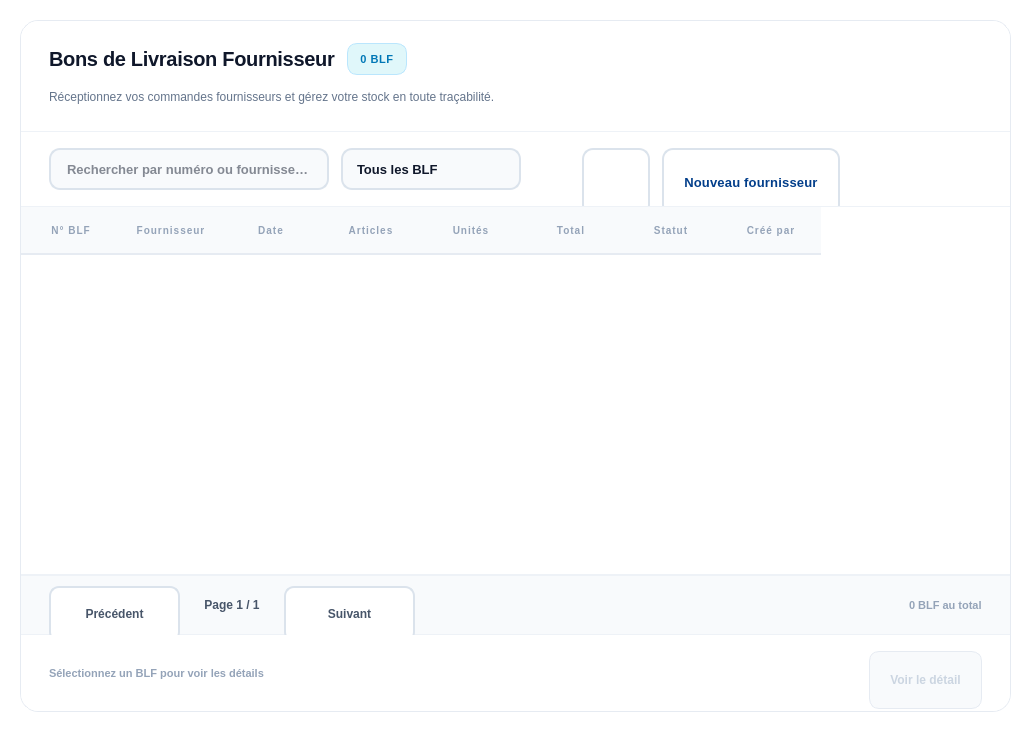
<?xml version="1.0" encoding="UTF-8"?>
<ui version="4.0">
 <class>PageBLF</class>
 <widget class="QWidget" name="PageBLF">
  <property name="geometry">
   <rect>
    <x>0</x>
    <y>0</y>
    <width>1031</width>
    <height>732</height>
   </rect>
  </property>
  <property name="windowTitle">
   <string>Bons de Livraison</string>
  </property>
  <property name="styleSheet">
   <string notr="true">/* ============================================================
   NOVA PHARMA — PAGE BLF (design system v2)
   ============================================================ */

QWidget#PageBLF {
    background-color: transparent;
}

/* ══════════════ CARTE PRINCIPALE ══════════════ */
QFrame#main_card {
    background-color: #ffffff;
    border: 1px solid #e6ebf2;
    border-radius: 18px;
}

/* ══════════════ HEADER ══════════════ */
QFrame#header_frame {
    background-color: #ffffff;
    border-top-left-radius: 18px;
    border-top-right-radius: 18px;
    border: none;
}
QLabel#header_title {
    color: #0f172a;
    font-size: 20px;
    font-weight: 800;
    letter-spacing: -0.3px;
    background: transparent;
}
QLabel#header_subtitle {
    color: #64748b;
    font-size: 12px;
    background: transparent;
}
QLabel#header_badge {
    color: #0077B6;
    font-size: 11px;
    font-weight: 800;
    letter-spacing: 0.5px;
    background-color: #e0f7fa;
    border: 1px solid #bae6fd;
    border-radius: 10px;
    padding: 5px 12px;
}

/* ══════════════ BARRE DE SÉPARATION ══════════════ */
QFrame#header_sep {
    background-color: #eef2f7;
    border: none;
    min-height: 1px;
    max-height: 1px;
}

/* ══════════════ TOOLBAR ══════════════ */
QFrame#toolbar_frame {
    background-color: #ffffff;
    border: none;
}
QLineEdit#search_input {
    background-color: #f8fafc;
    border: 1.5px solid #dbe3ec;
    border-radius: 11px;
    padding: 10px 14px;
    color: #0f172a;
    font-size: 13px;
    font-weight: 500;
    selection-background-color: #bfdbfe;
}
QLineEdit#search_input:hover { border-color: #b9c6d8; }
QLineEdit#search_input:focus {
    background-color: #ffffff;
    border: 1.5px solid #0077B6;
}

QComboBox#filter_combo {
    background-color: #f8fafc;
    border: 1.5px solid #dbe3ec;
    border-radius: 11px;
    padding: 10px 14px;
    color: #0f172a;
    font-size: 13px;
    font-weight: 600;
}
QComboBox#filter_combo:hover { border-color: #b9c6d8; }
QComboBox#filter_combo:focus { border-color: #0077B6; }
QComboBox#filter_combo::drop-down { border: none; width: 26px; }
QComboBox#filter_combo::down-arrow {
    image: url(:/Icon/Icons/chevron-down.svg);
    width: 12px; height: 12px;
}
QComboBox#filter_combo QAbstractItemView {
    background-color: #ffffff;
    border: 1px solid #e6ebf2;
    border-radius: 10px;
    padding: 6px;
    selection-background-color: #eff6ff;
    selection-color: #0077B6;
    outline: none;
}

QPushButton#btn_refresh {
    background-color: #ffffff;
    color: #475569;
    border: 1.5px solid #dbe3ec;
    border-radius: 11px;
    padding: 11px;
    min-width: 42px;
    max-width: 42px;
    min-height: 42px;
}
QPushButton#btn_refresh:hover {
    background-color: #f8fafc;
    border-color: #c3cedd;
    color: #0f172a;
}
QPushButton#btn_refresh:pressed { background-color: #eef2f7; }

/* ─── Bouton &quot;Nouveau fournisseur&quot; (blanc / outline bleu) ─── */
QPushButton#btn_new_supplier {
    background-color: #ffffff;
    color: #023E8A;
    border: 1.5px solid #dbe3ec;
    border-radius: 11px;
    padding: 11px 20px;
    font-size: 13px;
    font-weight: 700;
    letter-spacing: 0.2px;
    min-height: 42px;
}
QPushButton#btn_new_supplier:hover {
    background-color: #eff6ff;
    border-color: #bfdbfe;
    color: #0077B6;
}
QPushButton#btn_new_supplier:pressed {
    background-color: #dbeafe;
    border-color: #93c5fd;
}

/* ─── Bouton &quot;Nouveau BLF&quot; (primaire dégradé) ─── */
QPushButton#btn_new {
    background: qlineargradient(x1:0, y1:0, x2:1, y2:0,
        stop:0 #0077B6, stop:1 #00B4D8);
    color: #ffffff;
    border: none;
    border-radius: 11px;
    padding: 11px 22px;
    font-size: 13px;
    font-weight: 800;
    letter-spacing: 0.2px;
    min-height: 42px;
}
QPushButton#btn_new:hover {
    background: qlineargradient(x1:0, y1:0, x2:1, y2:0,
        stop:0 #023E8A, stop:1 #0077B6);
}
QPushButton#btn_new:pressed { background: #023E8A; }

/* ══════════════ TABLE ══════════════ */
QTableWidget#blf_table {
    background-color: #ffffff;
    alternate-background-color: #fbfcfe;
    border: none;
    border-top: 1px solid #eef2f7;
    border-bottom: 1px solid #eef2f7;
    gridline-color: transparent;
    outline: none;
    color: #334155;
    font-size: 13px;
}
QTableWidget#blf_table::item {
    padding: 12px 8px;
    border-bottom: 1px solid #f1f5f9;
    color: #334155;
}
QTableWidget#blf_table::item:hover {
    background-color: #f8fafc;
}
QTableWidget#blf_table::item:selected {
    background-color: #eff6ff;
    color: #0077B6;
}

QHeaderView {
    background-color: transparent;
    border: none;
}
QHeaderView::section {
    background-color: #f8fafc;
    color: #94a3b8;
    padding: 14px 10px;
    border: none;
    border-bottom: 2px solid #e6ebf2;
    font-size: 10px;
    font-weight: 800;
    letter-spacing: 1px;
    text-transform: uppercase;
}
QTableCornerButton::section {
    background-color: #f8fafc;
    border: none;
}

/* ══════════════ PAGINATION ══════════════ */
QFrame#pagination_frame {
    background-color: #f8fafc;
    border: none;
    border-top: 1px solid #eef2f7;
    border-bottom: 1px solid #eef2f7;
}
QPushButton#btn_prev,
QPushButton#btn_next {
    background-color: #ffffff;
    color: #475569;
    border: 1.5px solid #dbe3ec;
    border-radius: 10px;
    padding: 8px 16px;
    font-size: 12px;
    font-weight: 700;
    min-width: 95px;
    min-height: 36px;
}
QPushButton#btn_prev:hover:enabled,
QPushButton#btn_next:hover:enabled {
    background-color: #eff6ff;
    border-color: #93c5fd;
    color: #0077B6;
}
QPushButton#btn_prev:disabled,
QPushButton#btn_next:disabled {
    background-color: #f1f5f9;
    color: #cbd5e1;
    border-color: #e6ebf2;
}
QLabel#page_info {
    color: #475569;
    font-size: 12px;
    font-weight: 700;
    background: transparent;
    padding: 0 16px;
}
QLabel#total_info {
    color: #94a3b8;
    font-size: 11px;
    font-weight: 600;
    background: transparent;
}

/* ══════════════ ACTIONS (footer) ══════════════ */
QFrame#actions_frame {
    background-color: #ffffff;
    border-bottom-left-radius: 18px;
    border-bottom-right-radius: 18px;
    border: none;
}
QLabel#hint_selection {
    color: #94a3b8;
    font-size: 11px;
    font-weight: 600;
    background: transparent;
}
QPushButton#btn_view {
    background-color: #eff6ff;
    color: #0077B6;
    border: 1px solid #dbeafe;
    border-radius: 10px;
    padding: 9px 20px;
    font-size: 12px;
    font-weight: 700;
    min-height: 38px;
}
QPushButton#btn_view:hover:enabled {
    background-color: #dbeafe;
    border-color: #93c5fd;
}
QPushButton#btn_view:disabled {
    background-color: #f8fafc;
    color: #cbd5e1;
    border-color: #e6ebf2;
}

/* ══════════════ SCROLLBAR ══════════════ */
QScrollBar:vertical {
    border: none;
    background: transparent;
    width: 10px;
    margin: 2px;
}
QScrollBar::handle:vertical {
    background: #cbd5e1;
    min-height: 32px;
    border-radius: 5px;
}
QScrollBar::handle:vertical:hover { background: #94a3b8; }
QScrollBar::add-line:vertical,
QScrollBar::sub-line:vertical {
    height: 0px;
    background: transparent;
}
QScrollBar::add-page:vertical,
QScrollBar::sub-page:vertical {
    background: transparent;
}
</string>
  </property>
  <layout class="QVBoxLayout" name="root_layout">
   <property name="spacing">
    <number>0</number>
   </property>
   <property name="leftMargin">
    <number>20</number>
   </property>
   <property name="topMargin">
    <number>20</number>
   </property>
   <property name="rightMargin">
    <number>20</number>
   </property>
   <property name="bottomMargin">
    <number>20</number>
   </property>
   <item>
    <widget class="QFrame" name="main_card">
     <property name="frameShape">
      <enum>QFrame::Shape::NoFrame</enum>
     </property>
     <layout class="QVBoxLayout" name="main_card_layout">
      <property name="spacing">
       <number>0</number>
      </property>
      <property name="leftMargin">
       <number>0</number>
      </property>
      <property name="topMargin">
       <number>0</number>
      </property>
      <property name="rightMargin">
       <number>0</number>
      </property>
      <property name="bottomMargin">
       <number>0</number>
      </property>
      <item>
       <widget class="QFrame" name="header_frame">
        <property name="minimumSize">
         <size>
          <width>0</width>
          <height>110</height>
         </size>
        </property>
        <property name="maximumSize">
         <size>
          <width>16777215</width>
          <height>110</height>
         </size>
        </property>
        <property name="frameShape">
         <enum>QFrame::Shape::NoFrame</enum>
        </property>
        <layout class="QVBoxLayout" name="header_layout">
         <property name="spacing">
          <number>6</number>
         </property>
         <property name="leftMargin">
          <number>28</number>
         </property>
         <property name="topMargin">
          <number>22</number>
         </property>
         <property name="rightMargin">
          <number>28</number>
         </property>
         <property name="bottomMargin">
          <number>18</number>
         </property>
         <item>
          <layout class="QHBoxLayout" name="title_row">
           <property name="spacing">
            <number>12</number>
           </property>
           <item>
            <widget class="QLabel" name="header_title">
             <property name="text">
              <string>Bons de Livraison Fournisseur</string>
             </property>
            </widget>
           </item>
           <item>
            <widget class="QLabel" name="header_badge">
             <property name="text">
              <string>0 BLF</string>
             </property>
             <property name="alignment">
              <set>Qt::AlignmentFlag::AlignCenter</set>
             </property>
            </widget>
           </item>
           <item>
            <spacer name="title_spacer">
             <property name="orientation">
              <enum>Qt::Orientation::Horizontal</enum>
             </property>
             <property name="sizeHint" stdset="0">
              <size>
               <width>0</width>
               <height>0</height>
              </size>
             </property>
            </spacer>
           </item>
          </layout>
         </item>
         <item>
          <widget class="QLabel" name="header_subtitle">
           <property name="text">
            <string>Réceptionnez vos commandes fournisseurs et gérez votre stock en toute traçabilité.</string>
           </property>
          </widget>
         </item>
        </layout>
       </widget>
      </item>
      <item>
       <widget class="QFrame" name="header_sep">
        <property name="frameShape">
         <enum>QFrame::Shape::NoFrame</enum>
        </property>
       </widget>
      </item>
      <item>
       <widget class="QFrame" name="toolbar_frame">
        <property name="minimumSize">
         <size>
          <width>0</width>
          <height>74</height>
         </size>
        </property>
        <property name="maximumSize">
         <size>
          <width>16777215</width>
          <height>74</height>
         </size>
        </property>
        <property name="frameShape">
         <enum>QFrame::Shape::NoFrame</enum>
        </property>
        <layout class="QHBoxLayout" name="toolbar_layout">
         <property name="spacing">
          <number>12</number>
         </property>
         <property name="leftMargin">
          <number>28</number>
         </property>
         <property name="topMargin">
          <number>16</number>
         </property>
         <property name="rightMargin">
          <number>28</number>
         </property>
         <property name="bottomMargin">
          <number>16</number>
         </property>
         <item>
          <widget class="QLineEdit" name="search_input">
           <property name="minimumSize">
            <size>
             <width>280</width>
             <height>42</height>
            </size>
           </property>
           <property name="maximumSize">
            <size>
             <width>450</width>
             <height>42</height>
            </size>
           </property>
           <property name="placeholderText">
            <string>Rechercher par numéro ou fournisseur…</string>
           </property>
           <property name="clearButtonEnabled">
            <bool>true</bool>
           </property>
          </widget>
         </item>
         <item>
          <widget class="QComboBox" name="filter_combo">
           <property name="minimumSize">
            <size>
             <width>180</width>
             <height>42</height>
            </size>
           </property>
           <property name="maximumSize">
            <size>
             <width>200</width>
             <height>42</height>
            </size>
           </property>
           <item>
            <property name="text">
             <string>Tous les BLF</string>
            </property>
           </item>
           <item>
            <property name="text">
             <string>Brouillons</string>
            </property>
           </item>
           <item>
            <property name="text">
             <string>Validées</string>
            </property>
           </item>
           <item>
            <property name="text">
             <string>Annulées</string>
            </property>
           </item>
          </widget>
         </item>
         <item>
          <spacer name="toolbar_spacer">
           <property name="orientation">
            <enum>Qt::Orientation::Horizontal</enum>
           </property>
           <property name="sizeHint" stdset="0">
            <size>
             <width>0</width>
             <height>0</height>
            </size>
           </property>
          </spacer>
         </item>
         <item>
          <widget class="QPushButton" name="btn_refresh">
           <property name="cursor">
            <cursorShape>PointingHandCursor</cursorShape>
           </property>
           <property name="toolTip">
            <string>Actualiser la liste</string>
           </property>
           <property name="text">
            <string/>
           </property>
           <property name="icon">
            <iconset resource="../Icon.qrc">
             <normaloff>:/Icon/Icons/refresh.svg</normaloff>:/Icon/Icons/refresh.svg</iconset>
           </property>
           <property name="iconSize">
            <size>
             <width>16</width>
             <height>16</height>
            </size>
           </property>
          </widget>
         </item>
         <item>
          <widget class="QPushButton" name="btn_new_supplier">
           <property name="cursor">
            <cursorShape>PointingHandCursor</cursorShape>
           </property>
           <property name="toolTip">
            <string>Ajouter un fournisseur à votre répertoire</string>
           </property>
           <property name="text">
            <string>Nouveau fournisseur</string>
           </property>
           <property name="icon">
            <iconset resource="../Icon.qrc">
             <normaloff>:/Icon/Icons/truck.svg</normaloff>:/Icon/Icons/truck.svg</iconset>
           </property>
           <property name="iconSize">
            <size>
             <width>16</width>
             <height>16</height>
            </size>
           </property>
          </widget>
         </item>
         <item>
          <widget class="QPushButton" name="btn_new">
           <property name="cursor">
            <cursorShape>PointingHandCursor</cursorShape>
           </property>
           <property name="text">
            <string>Nouveau BLF</string>
           </property>
           <property name="icon">
            <iconset resource="../Icon.qrc">
             <normaloff>:/Icon/Icons/plus_white.svg</normaloff>:/Icon/Icons/plus_white.svg</iconset>
           </property>
           <property name="iconSize">
            <size>
             <width>16</width>
             <height>16</height>
            </size>
           </property>
          </widget>
         </item>
        </layout>
       </widget>
      </item>
      <item>
       <widget class="QTableWidget" name="blf_table">
        <property name="minimumSize">
         <size>
          <width>0</width>
          <height>360</height>
         </size>
        </property>
        <property name="contextMenuPolicy">
         <enum>Qt::ContextMenuPolicy::CustomContextMenu</enum>
        </property>
        <property name="editTriggers">
         <set>QAbstractItemView::EditTrigger::NoEditTriggers</set>
        </property>
        <property name="alternatingRowColors">
         <bool>true</bool>
        </property>
        <property name="selectionMode">
         <enum>QAbstractItemView::SelectionMode::SingleSelection</enum>
        </property>
        <property name="selectionBehavior">
         <enum>QAbstractItemView::SelectionBehavior::SelectRows</enum>
        </property>
        <property name="verticalScrollMode">
         <enum>QAbstractItemView::ScrollMode::ScrollPerPixel</enum>
        </property>
        <property name="showGrid">
         <bool>false</bool>
        </property>
        <property name="sortingEnabled">
         <bool>false</bool>
        </property>
        <attribute name="verticalHeaderVisible">
         <bool>false</bool>
        </attribute>
        <attribute name="verticalHeaderDefaultSectionSize">
         <number>52</number>
        </attribute>
        <column>
         <property name="text">
          <string>N° BLF</string>
         </property>
        </column>
        <column>
         <property name="text">
          <string>Fournisseur</string>
         </property>
        </column>
        <column>
         <property name="text">
          <string>Date</string>
         </property>
        </column>
        <column>
         <property name="text">
          <string>Articles</string>
         </property>
        </column>
        <column>
         <property name="text">
          <string>Unités</string>
         </property>
        </column>
        <column>
         <property name="text">
          <string>Total</string>
         </property>
        </column>
        <column>
         <property name="text">
          <string>Statut</string>
         </property>
        </column>
        <column>
         <property name="text">
          <string>Créé par</string>
         </property>
        </column>
       </widget>
      </item>
      <item>
       <widget class="QFrame" name="pagination_frame">
        <property name="minimumSize">
         <size>
          <width>0</width>
          <height>60</height>
         </size>
        </property>
        <property name="maximumSize">
         <size>
          <width>16777215</width>
          <height>60</height>
         </size>
        </property>
        <property name="frameShape">
         <enum>QFrame::Shape::NoFrame</enum>
        </property>
        <layout class="QHBoxLayout" name="pagination_layout">
         <property name="spacing">
          <number>8</number>
         </property>
         <property name="leftMargin">
          <number>28</number>
         </property>
         <property name="topMargin">
          <number>10</number>
         </property>
         <property name="rightMargin">
          <number>28</number>
         </property>
         <property name="bottomMargin">
          <number>10</number>
         </property>
         <item>
          <widget class="QPushButton" name="btn_prev">
           <property name="cursor">
            <cursorShape>PointingHandCursor</cursorShape>
           </property>
           <property name="layoutDirection">
            <enum>Qt::LayoutDirection::RightToLeft</enum>
           </property>
           <property name="text">
            <string>Précédent</string>
           </property>
           <property name="icon">
            <iconset resource="../Icon.qrc">
             <normaloff>:/Icon/Icons/chevron-left.svg</normaloff>:/Icon/Icons/chevron-left.svg</iconset>
           </property>
           <property name="iconSize">
            <size>
             <width>12</width>
             <height>12</height>
            </size>
           </property>
          </widget>
         </item>
         <item>
          <widget class="QLabel" name="page_info">
           <property name="text">
            <string>Page 1 / 1</string>
           </property>
           <property name="alignment">
            <set>Qt::AlignmentFlag::AlignCenter</set>
           </property>
          </widget>
         </item>
         <item>
          <widget class="QPushButton" name="btn_next">
           <property name="cursor">
            <cursorShape>PointingHandCursor</cursorShape>
           </property>
           <property name="text">
            <string>Suivant</string>
           </property>
           <property name="icon">
            <iconset resource="../Icon.qrc">
             <normaloff>:/Icon/Icons/chevron-right.svg</normaloff>:/Icon/Icons/chevron-right.svg</iconset>
           </property>
           <property name="iconSize">
            <size>
             <width>12</width>
             <height>12</height>
            </size>
           </property>
          </widget>
         </item>
         <item>
          <spacer name="pagination_spacer">
           <property name="orientation">
            <enum>Qt::Orientation::Horizontal</enum>
           </property>
           <property name="sizeHint" stdset="0">
            <size>
             <width>0</width>
             <height>0</height>
            </size>
           </property>
          </spacer>
         </item>
         <item>
          <widget class="QLabel" name="total_info">
           <property name="text">
            <string>0 BLF au total</string>
           </property>
          </widget>
         </item>
        </layout>
       </widget>
      </item>
      <item>
       <widget class="QFrame" name="actions_frame">
        <property name="minimumSize">
         <size>
          <width>0</width>
          <height>76</height>
         </size>
        </property>
        <property name="maximumSize">
         <size>
          <width>16777215</width>
          <height>76</height>
         </size>
        </property>
        <property name="frameShape">
         <enum>QFrame::Shape::NoFrame</enum>
        </property>
        <layout class="QHBoxLayout" name="actions_layout">
         <property name="spacing">
          <number>10</number>
         </property>
         <property name="leftMargin">
          <number>28</number>
         </property>
         <property name="topMargin">
          <number>16</number>
         </property>
         <property name="rightMargin">
          <number>28</number>
         </property>
         <property name="bottomMargin">
          <number>16</number>
         </property>
         <item>
          <widget class="QLabel" name="hint_selection">
           <property name="text">
            <string>Sélectionnez un BLF pour voir les détails</string>
           </property>
          </widget>
         </item>
         <item>
          <spacer name="actions_spacer">
           <property name="orientation">
            <enum>Qt::Orientation::Horizontal</enum>
           </property>
           <property name="sizeHint" stdset="0">
            <size>
             <width>0</width>
             <height>0</height>
            </size>
           </property>
          </spacer>
         </item>
         <item>
          <widget class="QPushButton" name="btn_view">
           <property name="enabled">
            <bool>false</bool>
           </property>
           <property name="cursor">
            <cursorShape>PointingHandCursor</cursorShape>
           </property>
           <property name="text">
            <string>Voir le détail</string>
           </property>
           <property name="icon">
            <iconset resource="../Icon.qrc">
             <normaloff>:/Icon/Icons/eye.svg</normaloff>:/Icon/Icons/eye.svg</iconset>
           </property>
           <property name="iconSize">
            <size>
             <width>14</width>
             <height>14</height>
            </size>
           </property>
          </widget>
         </item>
        </layout>
       </widget>
      </item>
     </layout>
    </widget>
   </item>
  </layout>
 </widget>
 <resources>
  <include location="../Icon.qrc"/>
 </resources>
 <connections/>
</ui>
